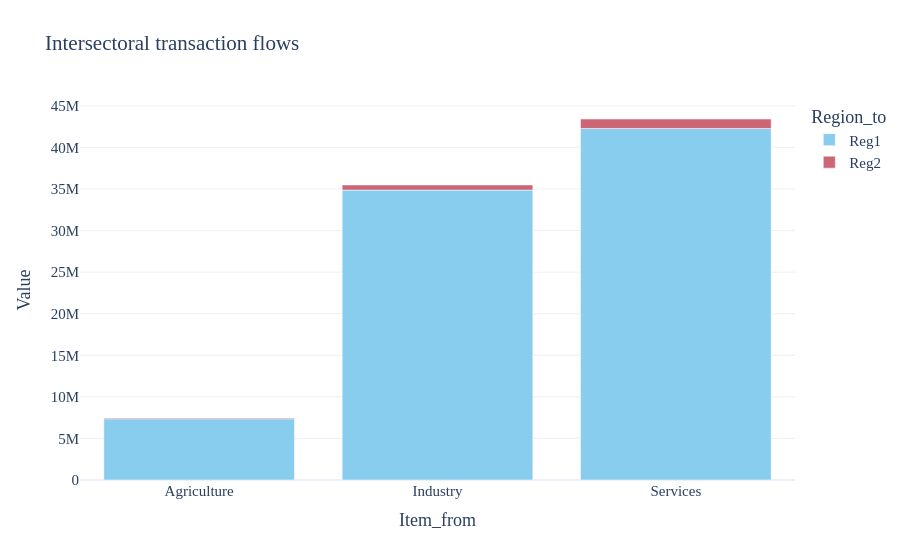

This figure's notebook cell:
### Markdown cell above
## Change the default palette

Use `mario.set_palette(...)` to change the default discrete color sequence used by `db.plot(...)`. MARIO ships built-in palettes such as `mario`, `Plotly`, `Safe`, `Vivid`, `Pastel`, `Alphabet`, and `McKinsey`.

### Code cell
mario.set_palette(mario_palettes="Safe")

fig = iot.plot(
    matrix="Z",
    preset="overview",
    auto_open=False,
    path=False,
)
fig

### Figure 1 — Plotly figure (JSON) as saved in the notebook; plotly's stock layout.template omitted (floating-point values rounded to 4 significant figures)
{"data": [{"hovertemplate": "Region_to=Reg1<br>Item_from=%{x}<br>Value=%{y}<extra></extra>", "legendgroup": "Reg1", "marker": {"color": "rgb(136, 204, 238)", "pattern": {"shape": ""}}, "name": "Reg1", "orientation": "v", "showlegend": true, "textposition": "auto", "type": "bar", "x": ["Agriculture", "Industry", "Services"], "xaxis": "x", "y": [7368000.0, 34870000.0, 42280000.0], "yaxis": "y"}, {"hovertemplate": "Region_to=Reg2<br>Item_from=%{x}<br>Value=%{y}<extra></extra>", "legendgroup": "Reg2", "marker": {"color": "rgb(204, 102, 119)", "pattern": {"shape": ""}}, "name": "Reg2", "orientation": "v", "showlegend": true, "textposition": "auto", "type": "bar", "x": ["Agriculture", "Industry", "Services"], "xaxis": "x", "y": [104900.0, 624900.0, 1139000.0], "yaxis": "y"}], "layout": {"barmode": "relative", "font": {"family": "Verdana", "size": 15}, "legend": {"title": {"text": "Region_to"}, "tracegroupgap": 0}, "title": {"text": "Intersectoral transaction flows"}, "xaxis": {"anchor": "y", "domain": [0, 1], "title": {"text": "Item_from"}}, "yaxis": {"anchor": "x", "domain": [0, 1], "title": {"text": "Value"}}}}
